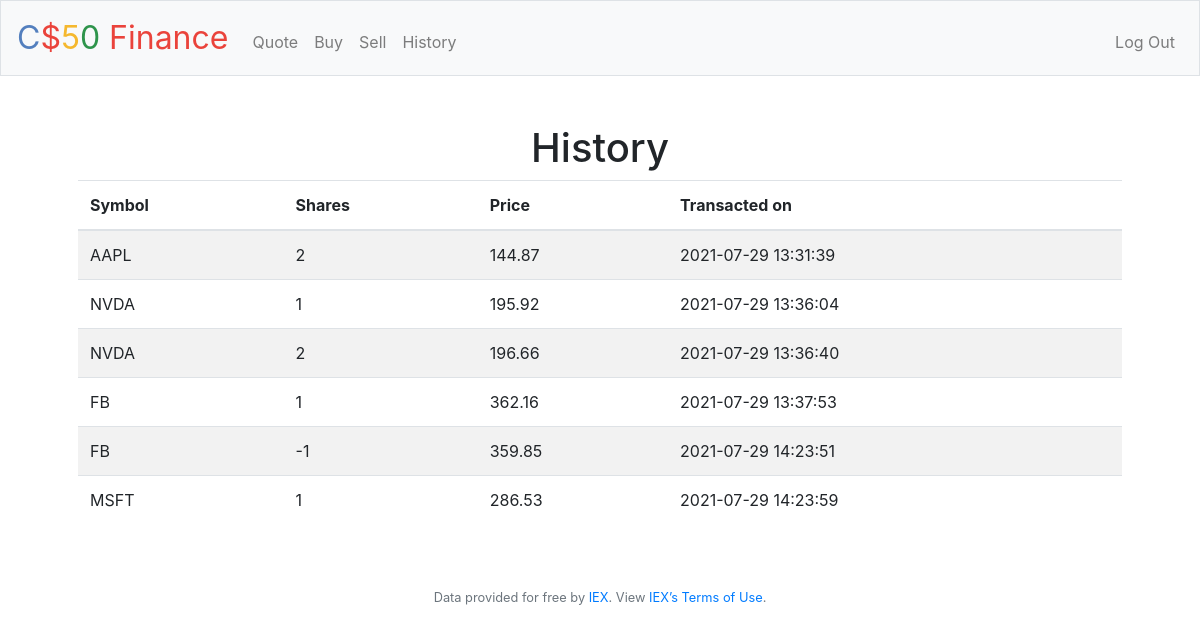
Screenshot of /history (signed in) with the database file from the repository.
### tables this page shows
CREATE TABLE activities (
id INTEGER,
user_id INTEGER NOT NULL,
symbol TEXT NOT NULL,
price NUMERIC NOT NULL,
shares INTEGER NOT NULL,
action TEXT NOT NULL,
cash_before NUMERIC,
cash_after NUMERIC,
date_time TEXT NOT NULL,

PRIMARY KEY (id), FOREIGN KEY(user_id) REFERENCES users(id));

### application.py (the view)
@app.route("/history")
@login_required
def history():
    rows = db.execute("SELECT * FROM activities WHERE user_id = ?", session["user_id"])
    print("==================================")
    print("HISTORY")
    print(rows)
    print("==================================")
    return render_template("/history.html", rows=rows)

### application.py (called while the page is built)
@app.after_request
def after_request(response):
    response.headers["Cache-Control"] = "no-cache, no-store, must-revalidate"
    response.headers["Expires"] = 0
    response.headers["Pragma"] = "no-cache"
    return response

### helpers.py (called while the page is built)
def login_required(f):
    @wraps(f)
    def decorated_function(*args, **kwargs):
        if session.get("user_id") is None:
            return redirect("/login")
        return f(*args, **kwargs)
    return decorated_function

### templates/history.html (shortened to what this page needs)
{% extends "layout.html" %}
{% block main %}
    <h1>History</h1>
    <table class="table table-striped text-left">
        <thead>
            <tr>
                <th>Symbol</th>
                <th>Shares</th>
                <th>Price</th>
                <th>Transacted on</th>
            </tr>
        </thead>
        <tbody>
            {% for row in rows %}
            <tr>
                <td>
                    {{row.symbol}}
                </td>
                <td>
                    {{row.shares}}
                </td>
                <td>
                    {{row.price}}
                </td>
                <td>
                    {{row.date_time}}
                </td>
            </tr>
            {% endfor %}
        </tbody>
    </table>
{% endblock %}

### templates/layout.html (shortened to what this page needs)
<!DOCTYPE html>
<html lang="en">
    <head>
        <link rel="stylesheet" href="https://cdn.jsdelivr.net/npm/bootstrap@4.5.3/dist/css/bootstrap.min.css">
        <link href="/static/styles.css" rel="stylesheet">
    </head>
    <body>
        <nav class="navbar navbar-expand-md navbar-light bg-light border">
            <a class="navbar-brand" href="/">
                <span class="blue">C</span><span class="red">$</span><span class="yellow">5</span><span class="green">0</span> <span class="red">Finance</span></a>
            <div class="collapse navbar-collapse" id="navbar">
                {% if session.user_id %}
                    <ul class="navbar-nav mr-auto mt-2">
                        <li class="nav-item"><a class="nav-link" href="/quote">Quote</a></li>
                        <li class="nav-item"><a class="nav-link" href="/buy">Buy</a></li>
                        <li class="nav-item"><a class="nav-link" href="/sell">Sell</a></li>
                        <li class="nav-item"><a class="nav-link" href="/history">History</a></li>
                    </ul>
                    <ul class="navbar-nav ml-auto mt-2">
                        <li class="nav-item"><a class="nav-link" href="/logout">Log Out</a></li>
                    </ul>
                {% else %}
                    <ul class="navbar-nav ml-auto mt-2">
                        <li class="nav-item"><a class="nav-link" href="/register">Register</a></li>
                        <li class="nav-item"><a class="nav-link" href="/login">Log In</a></li>
                    </ul>
                {% endif %}
            </div>
        </nav>
        <main class="container p-5">
            {% block main %}{% endblock %}
        </main>
        <footer class="small text-center text-muted">
            Data provided for free by <a href="https://iextrading.com/developer">IEX</a>. View <a href="https://iextrading.com/api-exhibit-a/">IEX’s Terms of Use</a>.
        </footer>
    </body>
</html>

### static/styles.css (style rules this page uses)
nav .navbar-brand { font-size: xx-large; }
nav .navbar-brand .blue { color: #537fbe; }
nav .navbar-brand .red { color: #ea433b; }
nav .navbar-brand .yellow { color: #f5b82e; }
nav .navbar-brand .green { color: #2e944b; }
main { overflow-x: auto; text-align: center; }

### rows the page displays
activities: symbol "AAPL", shares "2", price "144.87", date_time "2021-07-29 13:31:39"
activities: symbol "NVDA", shares "1", price "195.92", date_time "2021-07-29 13:36:04"
activities: symbol "NVDA", shares "2", price "196.66", date_time "2021-07-29 13:36:40"
activities: symbol "FB", shares "1", price "362.16", date_time "2021-07-29 13:37:53"
activities: symbol "FB", shares "-1", price "359.85", date_time "2021-07-29 14:23:51"
activities: symbol "MSFT", shares "1", price "286.53", date_time "2021-07-29 14:23:59"
